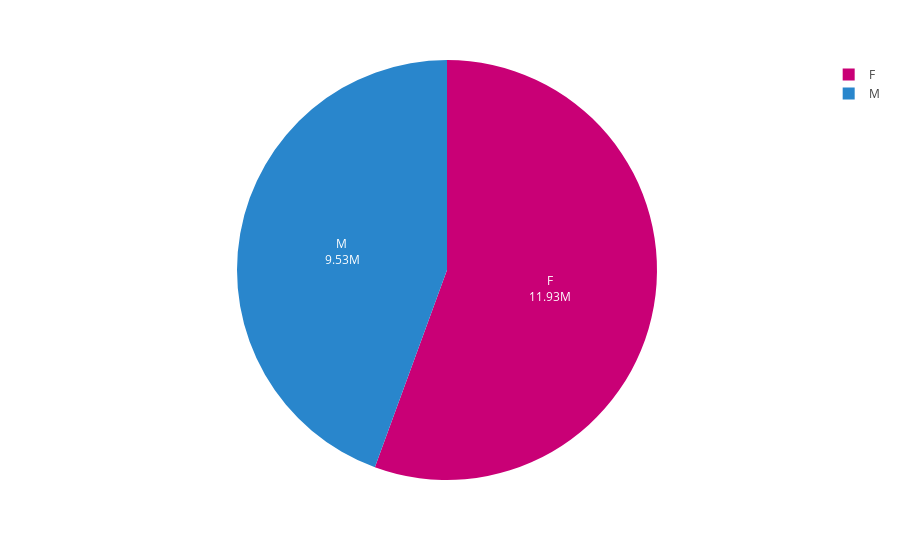

The code cell stored with this chart in its notebook:
### Code cell
salary_per_sex = df.groupby('Sex')['Salary'].sum().reset_index(name='Sum_Salary')
salary_per_sex['Sum_Salary_M'] = (salary_per_sex['Sum_Salary'] / 1000000).round(2).astype('string')+'M'
fig06 =px.pie(salary_per_sex,names='Sex',values='Sum_Salary',color_discrete_sequence=['#c90076', '#2986cc'])
fig06.update_traces(text=salary_per_sex['Sum_Salary_M'],textinfo='label+text')

### Figure 1 — Plotly figure (JSON) as saved in the notebook; plotly's stock layout.template omitted (floating-point values rounded to 4 significant figures)
{"data": [{"domain": {"x": [0, 1], "y": [0, 1]}, "hovertemplate": "Sex=%{label}<br>Sum_Salary=%{value}<extra></extra>", "labels": ["F", "M "], "legendgroup": "", "name": "", "showlegend": true, "text": ["11.93M", "9.53M"], "textinfo": "label+text", "type": "pie", "values": [11930464, 9534969]}], "layout": {"legend": {"tracegroupgap": 0}, "margin": {"t": 60}, "piecolorway": ["#c90076", "#2986cc"]}}
